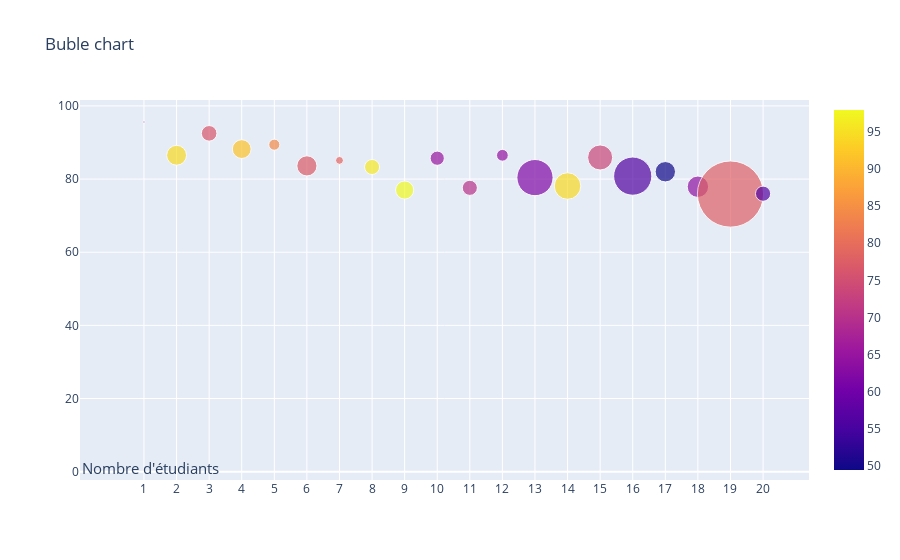

Notebook source saved alongside this figure:
### Markdown cell above
<a id="6"></a> <br>
<font color='purple'>
## 6. Bubble Charts

<font color='black'>
Exemple de graphiques à bulles: classement mondial universitaire (20 premiers) en fonction du score d'enseignement (en considérant le nombre d'étudiants (taille) et le score international (couleur) en 2016)

* x : axe des x
* y : axe des y 
* mode : marqueurs (scatter)
* marker : propriétés du marqueur
    * color : troisième dimension du tracé. Score international
    * size : quatrième dimension de la parcelle. Nombre d'étudiants
* text : noms des universités

### Code cell
# Préparation des données
df2016 = timesData[timesData.year == 2016].iloc[:20,:]
num_students_size  = [float(each.replace(',', '.')) for each in df2016.num_students]
international_color = [float(each) for each in df2016.international]
fig = {
    'data' : [
    {
        'y': df2016.teaching,
        'x': df2016.world_rank,
        'mode': 'markers',
        'marker': {
            'color': international_color,
            'size': num_students_size,
            'showscale': True
        },
        "text" :  df2016.university_name
    }],
     "layout": {
        "title":"Buble chart",
        "annotations": [
            { "font": { "size": 15},
              "showarrow": False,
              "text": "Nombre d'étudiants",
                "x": 0.20,
                "y": 1
            },
        ]
    }
}
iplot(fig)

### Figure 1 — Plotly figure (JSON) as saved in the notebook; plotly's stock layout.template omitted (floating-point values rounded to 4 significant figures)
{"data": [{"marker": {"color": [64, 94.4, 76.3, 91.5, 84, 77.2, 78.5, 96, 97.9, 65, 70, 64.3, 61.9, 94.4, 73.5, 56.4, 49.5, 63.9, 77.8, 56.5], "showscale": true, "size": [2.243, 19.92, 15.6, 18.81, 11.07, 20.15, 7.929, 15.06, 18.18, 14.22, 15.13, 11.75, 36.19, 26.61, 25.05, 38.21, 20.38, 21.42, 66.2, 15.17]}, "mode": "markers", "text": ["California Institute of Technology", "University of Oxford", "Stanford University", "University of Cambridge", "Massachusetts Institute of Technology", "Harvard University", "Princeton University", "Imperial College London", "ETH Zurich – Swiss Federal Institute of Technology Zurich", "University of Chicago", "Johns Hopkins University", "Yale University", "University of California, Berkeley", "University College London", "Columbia University", "University of California, Los Angeles", "University of Pennsylvania", "Cornell University", "University of Toronto", "Duke University"], "type": "scatter", "x": ["1", "2", "3", "4", "5", "6", "7", "8", "9", "10", "11", "12", "13", "14", "15", "16", "17", "18", "19", "20"], "y": [95.6, 86.5, 92.5, 88.2, 89.4, 83.6, 85.1, 83.3, 77, 85.7, 77.6, 86.5, 80.4, 78.1, 85.9, 80.8, 82, 77.9, 75.9, 76]}], "layout": {"annotations": [{"font": {"size": 15}, "showarrow": false, "text": "Nombre d'étudiants", "x": 0.2, "y": 1}], "title": {"text": "Buble chart"}}}
